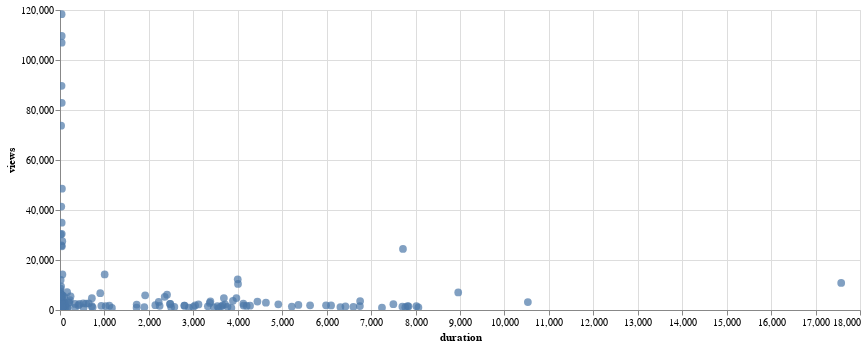

Here is the notebook cell this chart was saved with:
### Markdown cell above
# Interactive chart for views vs duration (can zoom in, hover and drag the chart to see details clearly)

## Task 5 Solution

### Code cell
alt.Chart(gfofg_data).mark_circle(size=60).encode(
    y='views',
    x='duration',
    tooltip=['video_title', 'pubish_date', 'views', 'duration']
).properties(
    width=800,
    height=300
).interactive()

### Figure 1 — Vega-Lite specification as saved in the notebook (floating-point values rounded to 4 significant figures; data arrays with more than 128 entries replaced by an {"elided": "..."} marker saying what was removed)
{"config": {"view": {"continuousWidth": 300, "continuousHeight": 300}}, "data": {"name": "data-ad73189feeb2ddf597f6d0b5cb9a76cd"}, "mark": {"type": "circle", "size": 60}, "encoding": {"tooltip": [{"field": "video_title", "type": "nominal"}, {"field": "pubish_date", "type": "temporal"}, {"field": "views", "type": "quantitative"}, {"field": "duration", "type": "quantitative"}], "x": {"field": "duration", "type": "quantitative"}, "y": {"field": "views", "type": "quantitative"}}, "height": 300, "params": [{"name": "param_1", "select": {"type": "interval", "encodings": ["x", "y"]}, "bind": "scales"}], "width": 800, "$schema": "https://vega.github.io/schema/vega-lite/v5.8.0.json", "datasets": {"data-ad73189feeb2ddf597f6d0b5cb9a76cd": {"elided": "161 records"}}}
